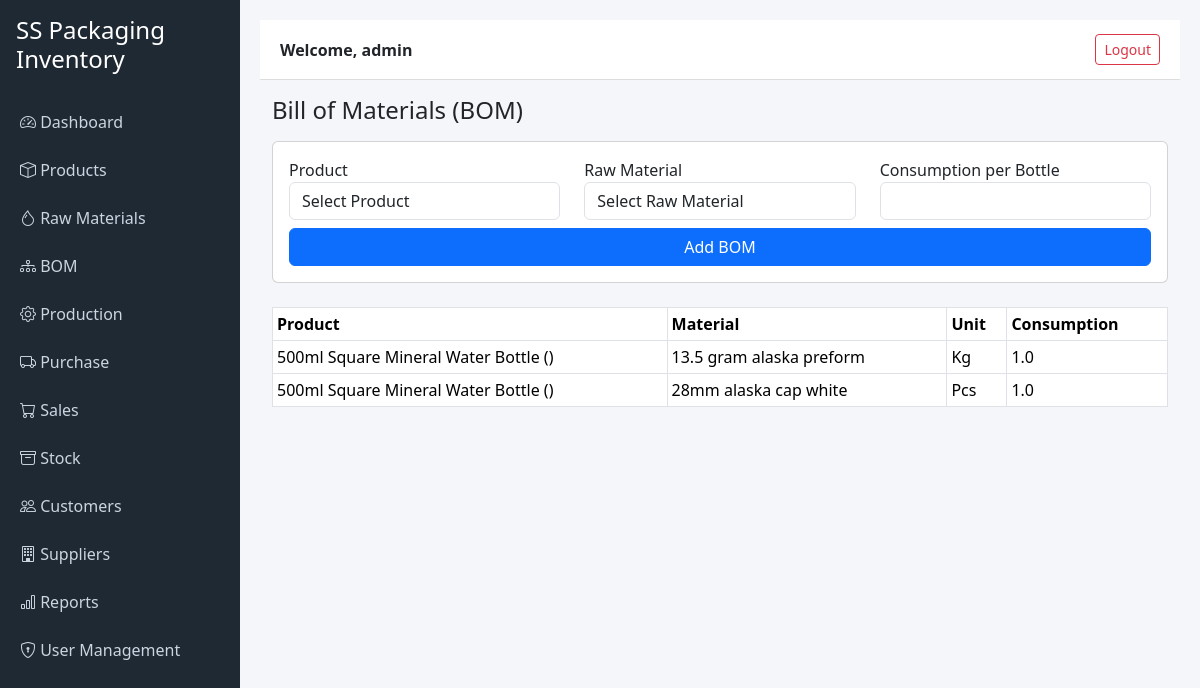
Page /bom (signed in) on the earlier database version.
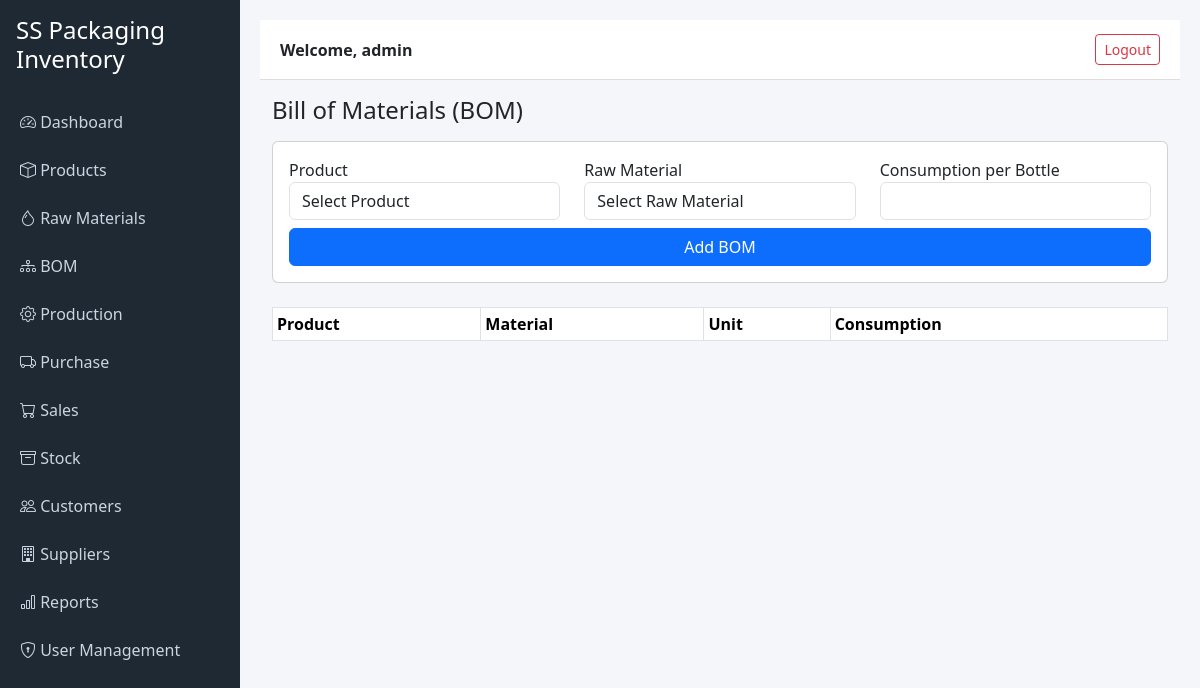
Same page on the later database version.
### tables this page shows
CREATE TABLE bom (
    id INTEGER PRIMARY KEY AUTOINCREMENT,
    product_id INTEGER,
    raw_material_id INTEGER,
    consumption_per_unit REAL
);

CREATE TABLE products (
    id INTEGER PRIMARY KEY AUTOINCREMENT,
    name TEXT NOT NULL,
    volume TEXT,
    preform_weight REAL,
    cap_type TEXT,
    image_path TEXT
);

CREATE TABLE raw_materials (
    id INTEGER PRIMARY KEY AUTOINCREMENT,
    name TEXT NOT NULL,
    material_type TEXT NOT NULL,
    unit TEXT NOT NULL,
    current_stock REAL DEFAULT 0
);

### app.py (the view, shortened to what this page needs)
@app.route("/bom", methods=["GET", "POST"])
@login_required(role="admin")
def bom():
    conn = get_db_connection()
    products = conn.execute("SELECT * FROM products").fetchall()
    materials = conn.execute("SELECT * FROM raw_materials").fetchall()
    bom_list = conn.execute("""
        SELECT bom.id, products.name AS product_name,
               raw_materials.name AS material_name,
               raw_materials.unit,
               bom.consumption_per_unit
        FROM bom
        LEFT JOIN products ON bom.product_id = products.id
        LEFT JOIN raw_materials ON bom.raw_material_id = raw_materials.id
    """).fetchall()
    conn.close()
    return render_template("bom.html", products=products, materials=materials, bom_list=bom_list)

### app.py (called while the page is built)
def get_db_connection():
    base_dir = os.path.dirname(os.path.abspath(__file__))
    db_path = os.path.join(base_dir, "inventory.db")
    conn = sqlite3.connect(db_path)
    conn.row_factory = sqlite3.Row
    return conn

def login_required(role=None):
    def wrapper(f):
        @wraps(f)
        def decorated_function(*args, **kwargs):
            if "user_id" not in session:
                return redirect("/login")
            if role:
                user_role = session.get("role")
                if isinstance(role, list):
                    if user_role not in role:
                        return "Access Denied", 403
                else:
                    if user_role != role:
                        return "Access Denied", 403
            return f(*args, **kwargs)
        return decorated_function
    return wrapper

### templates/bom.html (shortened to what this page needs)
{% extends "base.html" %}
{% block content %}
<h4 class="mb-3">Bill of Materials (BOM)</h4>
<form method="post" class="card p-3 mb-4">
    <div class="row mb-2">
        <div class="col-md-4">
            <label>Product</label>
            <select name="product_id" class="form-control" required>
                <option value="">Select Product</option>
            </select>
        </div>
        <div class="col-md-4">
            <label>Raw Material</label>
            <select name="raw_material_id" class="form-control" required>
                <option value="">Select Raw Material</option>
            </select>
        </div>
        <div class="col-md-4">
            <label>Consumption per Bottle</label>
            <input type="number" step="0.000001" name="consumption_per_unit" class="form-control" required>
        </div>
    </div>
    <button class="btn btn-primary">Add BOM</button>
</form>
<table class="table table-bordered table-sm">
    <tr>
        <th>Product</th>
        <th>Material</th>
        <th>Unit</th>
        <th>Consumption</th>
    </tr>
    {% for b in bom_list %}
    <tr>
        <td>{{ b.product_name }} ({{ b.volume }})</td>
        <td>{{ b.material_name }}</td>
        <td>{{ b.unit }}</td>
        <td>{{ b.consumption_per_unit }}</td>
    </tr>
    {% endfor %}
</table>
{% endblock %}

Differences in the rows shown:
removed bom: product_name "500ml Square Mineral Water Bottle", material_name "13.5 gram alaska preform", unit "Kg", consumption_per_unit "1.0"
removed bom: product_name "500ml Square Mineral Water Bottle", material_name "28mm alaska cap white", unit "Pcs", consumption_per_unit "1.0"
